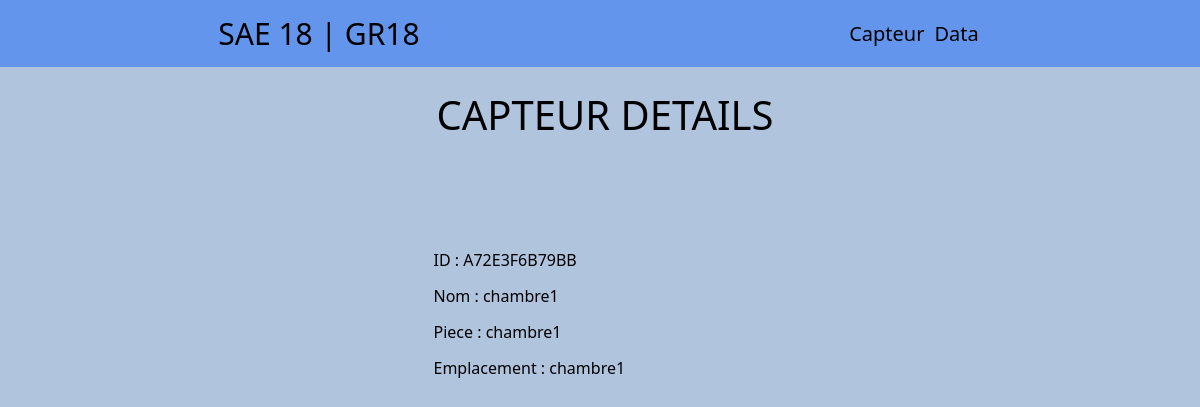
The app's page /capteur/detail/A72E3F6B79BB/ with its own data.
### mySAE24/models.py (models this page shows, shortened)
class Capteur(models.Model):
    id = models.CharField(max_length=100,primary_key=True)
    nom = models.CharField(max_length=100)
    piece = models.CharField(max_length=100)
    emplacement = models.CharField(max_length=100)

### mySAE24/views/capteur/capteur_detail.py (the view)
# urls.py: path('capteur/detail/<str:pk>/', CapteurDetailView.as_view(), name='capteur_detail'),
class CapteurDetailView(DetailView):
    model = Capteur
    template_name = "capteur/capteur_detail.html"

### mySAE24/templates/capteur/capteur_detail.html
{% extends "main.html" %}
{% block content %}
<h1>Capteur Details</h1>
<ul>
    <li>ID : {{object.id}}</li>
    <li>Nom : {{object.nom}}</li>
    <li>Piece : {{object.piece}}</li>
    <li>Emplacement : {{object.emplacement}}</li>
</ul>
{% endblock content %}

### mySAE24/static/main.css (style rules this page uses)
* { box-sizing:border-box; padding:0; margin:0; font-weight:1; color: black; overflow-x:hidden; }
body { background-color:#B0C4DE;font-family:system-ui,arial;display:flex;align-items:center;flex-direction:column; }
h1 { animation: h1 0.5s; }
li { list-style-type:none; padding:7px; }
h1 { margin-top:2%; display:flex; align-items:center; justify-content:center; }
* { margin: 0; padding: 0; }
h1 { font-weight: normal; font-size: 40px; font-weight: normal; text-transform: uppercase; float: left; margin: 20px 0 100px 10px; }

### records on screen
Capteur: id "A72E3F6B79BB", nom "chambre1", piece "chambre1", emplacement "chambre1"
